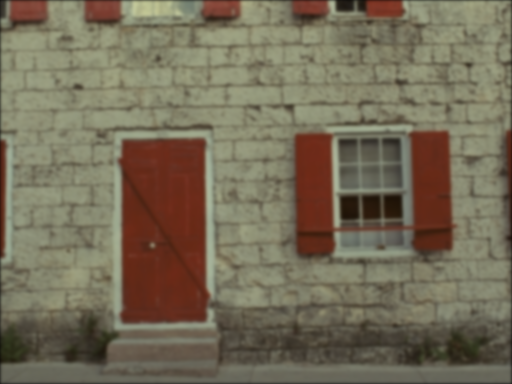
%> input picture metrics/img.png, 512 x 384 px
$ octave --eval "result = AMSR_2013(imread('../metrics/img.png'));"   (GNU Octave 9; MATLAB toolbox functions it lacks are replaced by stand-ins)
%> lines starting %> are read from the running program, lines starting %| are printed output that depends on the picture; in (x1, y1, x2, y2) boxes, pixels count from 0 and x2, y2 are one past the last pixel; in counts of white or black regions, pixels touching at a corner belong together; the program's own positions count from 1
function d = AMSR_2013(im,sigma1,sigma2,sigma3)

if ~exist('sigma1','var'),sigma1 = 15;end
if ~exist('sigma2','var'),sigma2 = 80;end
if ~exist('sigma3','var'),sigma3 = 250;end

im = double(im); % double --> im2double
gausKernel1 = fspecial('gaussian',[sigma1 sigma1],5);
gausKernel2 = fspecial('gaussian',[sigma2 sigma2],20);
gausKernel3 = fspecial('gaussian',[sigma3 sigma3],50);
Y = 0.299.*im(:,:,1)+0.587.*im(:,:,2)+0.114.*im(:,:,3);

blur_im1 = (imfilter(Y,gausKernel1,'replicate'));
blur_im2 = (imfilter(Y,gausKernel2,'replicate'));
blur_im3 = (imfilter(Y,gausKernel3,'replicate'));

Y_ssr1 = log(Y) - log(blur_im1);
Y_ssr2 = log(Y) - log(blur_im2);
Y_ssr3 = log(Y) - log(blur_im3);
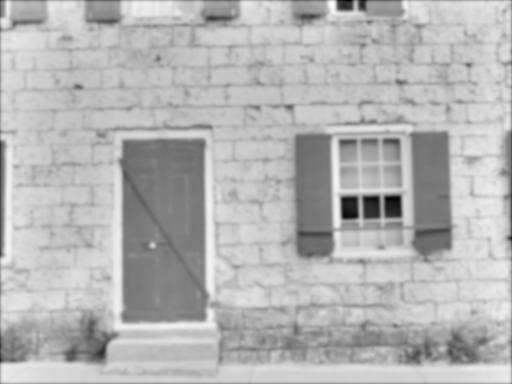
%> Y_ssr3: size 384x512 double; min -1.59, max 0.682, mean 0.0278; drawn with min black and max white

sr = sort(Y_ssr1(:));
p1 = sr(uint32(0.01*size(im,1)*size(im,2)));
%> p1 = -0.353
p99 = sr(uint32(0.99*size(im,1)*size(im,2)));
%> p99 = 0.225
lc1 = Y_ssr1 >= p1 & Y_ssr1 <= p99;
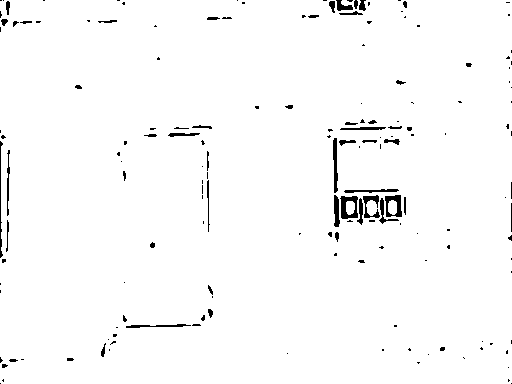
%> lc1: size 384x512 logical; 98% white; 166 black regions (117 under 20 px), largest, box (x1, y1, x2, y2) and area: (340, 196, 358, 219) 251, (385, 195, 402, 217) 211, (333, 138, 338, 193) 195
lc2 = Y_ssr1 < p1;
%> lc2: size 384x512 logical; 1% white; 101 white regions (77 under 20 px), largest, box (x1, y1, x2, y2) and area: (340, 196, 358, 219) 251, (385, 195, 402, 217) 211, (363, 195, 380, 218) 175
lc3 = Y_ssr1 > p99;
%> lc3: size 384x512 logical; 1% white; 65 white regions (40 under 20 px), largest, box (x1, y1, x2, y2) and area: (333, 138, 338, 193) 195, (334, 195, 340, 227) 147, (344, 189, 399, 193) 134
Y_ssr1(lc1) = 255 * (Y_ssr1(lc1)-p1)./(p99-p1);
Y_ssr1(lc2) = 0;
%> Y_ssr1: size 384x512 double; min 0, max 255, mean 149.8
Y_ssr1(lc3) = 255;
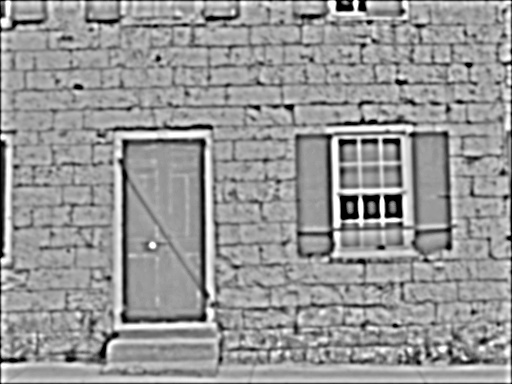
%> Y_ssr1: size 384x512 double; min 0, max 255, mean 152.4

sr = sort(Y_ssr2(:));
p1 = sr(uint32(0.01*size(im,1)*size(im,2)));
%> p1 = -0.699
p99 = sr(uint32(0.99*size(im,1)*size(im,2)));
%> p99 = 0.462
lc1 = Y_ssr2 >= p1 & Y_ssr2 <= p99;
%> lc1: size 384x512 logical; 98% white; 69 black regions (35 under 20 px), largest, box (x1, y1, x2, y2) and area: (333, 143, 348, 227) 456, (342, 197, 358, 219) 337, (385, 196, 401, 217) 326
lc2 = Y_ssr2 < p1;
%> lc2: size 384x512 logical; 1% white; 41 white regions (24 under 20 px), largest, box (x1, y1, x2, y2) and area: (342, 197, 358, 219) 337, (385, 196, 401, 217) 326, (363, 196, 379, 218) 319
lc3 = Y_ssr2 > p99;
%> lc3: size 384x512 logical; 1% white; 28 white regions (11 under 20 px), largest, box (x1, y1, x2, y2) and area: (333, 143, 348, 227) 456, (7, 151, 11, 216) 199, (404, 194, 411, 224) 180
Y_ssr2(lc1) = 255 * (Y_ssr2(lc1)-p1)./(p99-p1);
Y_ssr2(lc2) = 0;
%> Y_ssr2: size 384x512 double; min 0, max 255, mean 149.8; mean of the top-left, top-right, bottom-left and bottom-right quarters 152.8, 151.3, 147.5, 147.7
Y_ssr2(lc3) = 255;
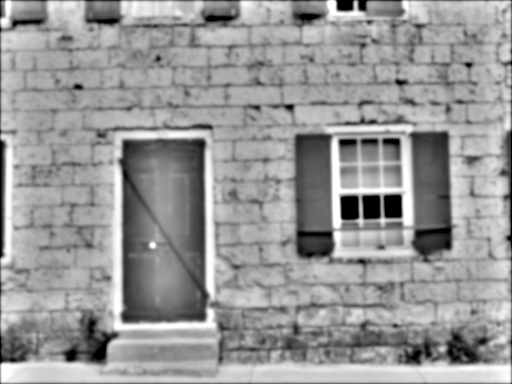
%> Y_ssr2: size 384x512 double; min 0, max 255, mean 152.4; mean of the top-left, top-right, bottom-left and bottom-right quarters 154, 154.2, 151.4, 150

sr = sort(Y_ssr3(:));
p1 = sr(uint32(0.01*size(im,1)*size(im,2)));
%> p1 = -0.819
p99 = sr(uint32(0.99*size(im,1)*size(im,2)));
%> p99 = 0.493
lc1 = Y_ssr3 >= p1 & Y_ssr3 <= p99;
%> lc1: size 384x512 logical; 98% white; 57 black regions (28 under 20 px), largest, box (x1, y1, x2, y2) and area: (208, 180, 214, 293) 429, (341, 197, 358, 219) 349, (363, 196, 380, 218) 346
lc2 = Y_ssr3 < p1;
%> lc2: size 384x512 logical; 1% white; 27 white regions (13 under 20 px), largest, box (x1, y1, x2, y2) and area: (341, 197, 358, 219) 349, (363, 196, 380, 218) 346, (385, 196, 401, 217) 333
lc3 = Y_ssr3 > p99;
%> lc3: size 384x512 logical; 1% white; 30 white regions (15 under 20 px), largest, box (x1, y1, x2, y2) and area: (208, 180, 214, 293) 429, (116, 311, 213, 328) 268, (7, 150, 11, 216) 202
Y_ssr3(lc1) = 255 * (Y_ssr3(lc1)-p1)./(p99-p1);
Y_ssr3(lc2) = 0;
%> Y_ssr3: size 384x512 double; min 0, max 255, mean 162.6
Y_ssr3(lc3) = 255;
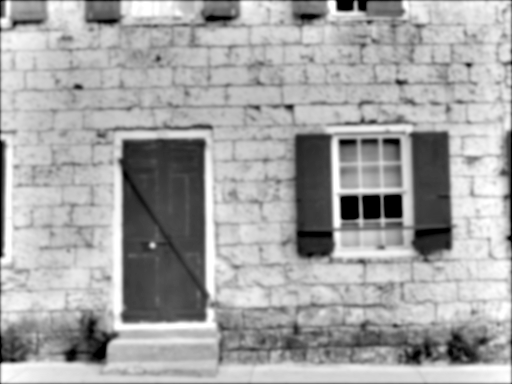
%> Y_ssr3: size 384x512 double; min 0, max 255, mean 165.1

% [4 lines of commented-out code are left out]
sigma = 32;
mu0 = 32;
mu1 = 96;
mu2 = 160;
mu3 = 224;
P0 = exp(-(Y-mu0).^2./(2*sigma^2));
P1 = exp(-(Y-mu1).^2./(2*sigma^2));
P2 = exp(-(Y-mu2).^2./(2*sigma^2));
P3 = max(P0,exp(-(Y-mu3).^2./(2*sigma^2)));
psum = P0+P1+P2+P3;
omega0 = P0./psum;
omega1 = P1./psum;
omega2 = P2./psum;
omega3 = P3./psum;
Y_amsr = omega0.*Y + omega1.*Y_ssr1 + omega2.*Y_ssr2 + omega3.*Y_ssr3;
ratio = Y_amsr./Y;
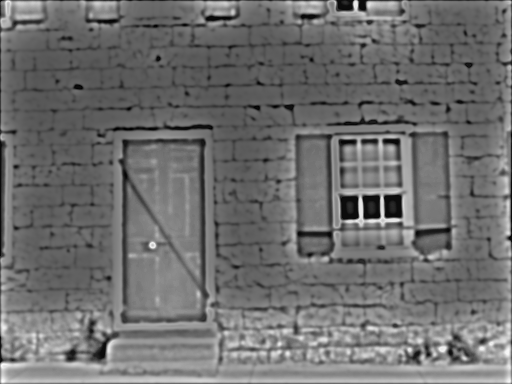
%> ratio: size 384x512 double; min 0.372, max 2.6, mean 1.35; drawn with min black and max white

% modified: uint8 --> im2uint8
hsv = rgb2hsv(uint8(im));
%> hsv: size 384x512x3 double; mean H, S, V 0.141, 0.275, 0.464
v = hsv(:,:,3).*255;%.*255;
v = 0.5.*(ratio.*(v+Y)+v-Y);
hsv(:,:,3) = v./255;
%> hsv: size 384x512x3 double; mean H, S, V 0.141, 0.275, 0.616
d = uint8(hsv2rgb(hsv).*255);
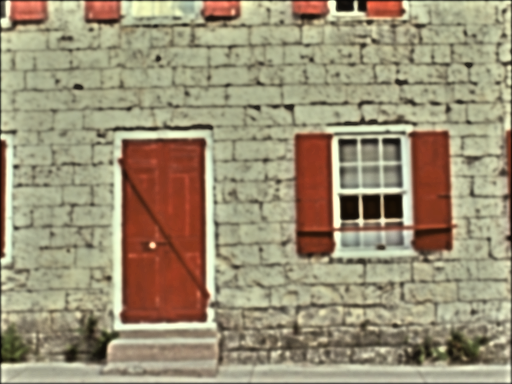
%> d: size 384x512x3 uint8; mean R, G, B 155.9, 144.1, 117.2
% [7 lines of commented-out code are left out]
end
